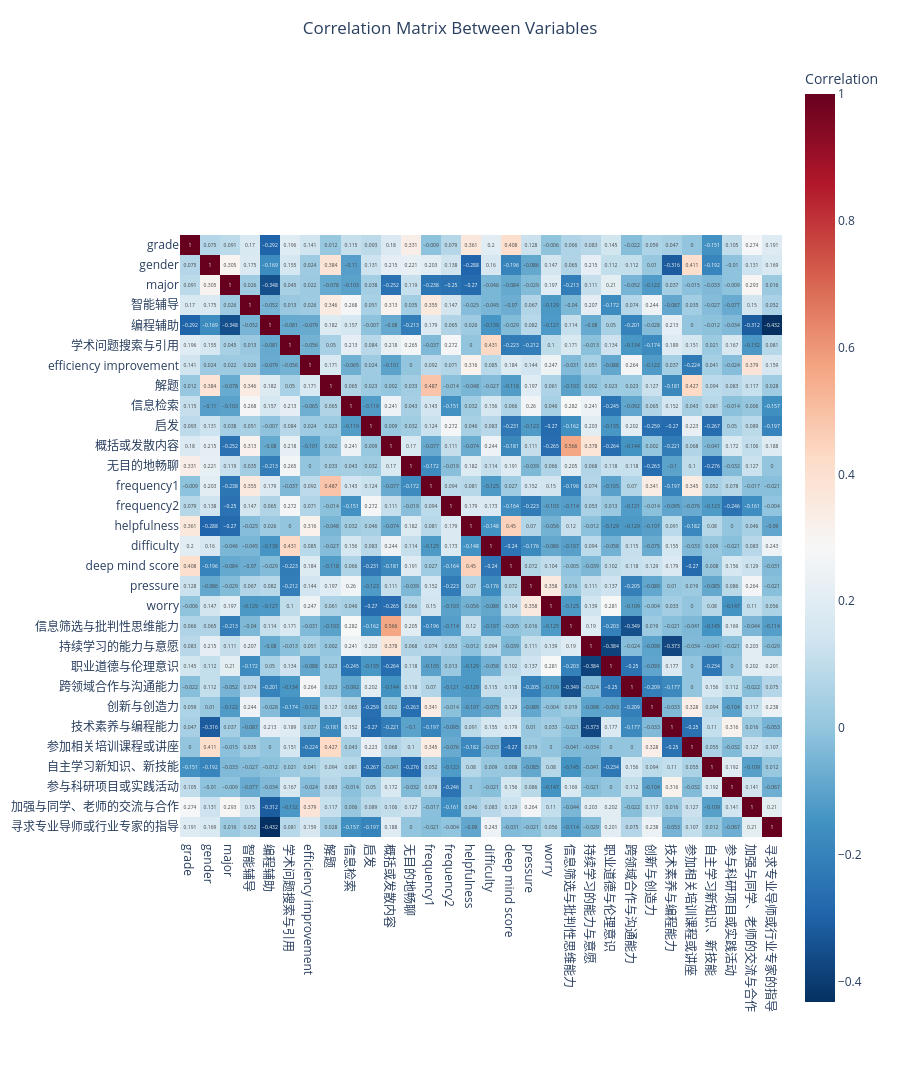

Notebook code cell kept with this figure:
### Code cell
fig = px.imshow(heatmap_data.corr().values.round(3), x=heatmap_data.columns, y=heatmap_data.columns, labels=dict(color="Correlation"), color_continuous_scale="RdBu_r", text_auto=True)
fig.update_layout(title={"text": "Correlation Matrix Between Variables", "xanchor": "center", "yanchor": "top", "x": 0.5, "y": 0.98}, height=1300)
fig.show()

### Figure 1 — Plotly figure (JSON) as saved in the notebook; plotly's stock layout.template omitted (floating-point values rounded to 4 significant figures; data arrays with more than 128 entries replaced by an {"elided": "..."} marker saying what was removed)
{"data": [{"coloraxis": "coloraxis", "name": "0", "texttemplate": "%{z}", "x": ["grade", "gender", "major", "智能辅导", "编程辅助", "学术问题搜索与引用", "efficiency improvement", "解题", "信息检索", "启发", "概括或发散内容", "无目的地畅聊", "frequency1", "frequency2", "helpfulness", "difficulty", "deep mind score", "pressure", "worry", "信息筛选与批判性思维能力", "持续学习的能力与意愿", "职业道德与伦理意识", "跨领域合作与沟通能力", "创新与创造力", "技术素养与编程能力", "参加相关培训课程或讲座", "自主学习新知识、新技能", "参与科研项目或实践活动", "加强与同学、老师的交流与合作", "寻求专业导师或行业专家的指导"], "y": ["grade", "gender", "major", "智能辅导", "编程辅助", "学术问题搜索与引用", "efficiency improvement", "解题", "信息检索", "启发", "概括或发散内容", "无目的地畅聊", "frequency1", "frequency2", "helpfulness", "difficulty", "deep mind score", "pressure", "worry", "信息筛选与批判性思维能力", "持续学习的能力与意愿", "职业道德与伦理意识", "跨领域合作与沟通能力", "创新与创造力", "技术素养与编程能力", "参加相关培训课程或讲座", "自主学习新知识、新技能", "参与科研项目或实践活动", "加强与同学、老师的交流与合作", "寻求专业导师或行业专家的指导"], "z": {"elided": "30x30 float values"}, "type": "heatmap", "xaxis": "x", "yaxis": "y", "hovertemplate": "x: %{x}<br>y: %{y}<br>Correlation: %{z}<extra></extra>"}], "layout": {"xaxis": {"anchor": "y", "domain": [0.0, 1.0], "scaleanchor": "y", "constrain": "domain"}, "yaxis": {"anchor": "x", "domain": [0.0, 1.0], "autorange": "reversed", "constrain": "domain"}, "coloraxis": {"colorbar": {"title": {"text": "Correlation"}}, "colorscale": [[0.0, "rgb(5,48,97)"], [0.1, "rgb(33,102,172)"], [0.2, "rgb(67,147,195)"], [0.3, "rgb(146,197,222)"], [0.4, "rgb(209,229,240)"], [0.5, "rgb(247,247,247)"], [0.6, "rgb(253,219,199)"], [0.7, "rgb(244,165,130)"], [0.8, "rgb(214,96,77)"], [0.9, "rgb(178,24,43)"], [1.0, "rgb(103,0,31)"]]}, "margin": {"t": 60}, "title": {"text": "Correlation Matrix Between Variables", "xanchor": "center", "yanchor": "top", "x": 0.5, "y": 0.98}, "height": 1300}}
